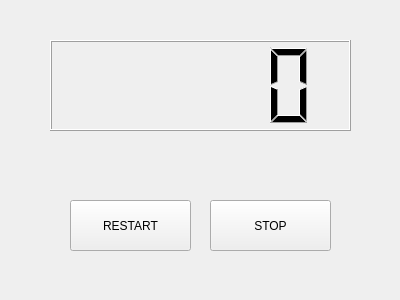
<?xml version="1.0" encoding="UTF-8"?>
<ui version="4.0">
 <class>Counter</class>
 <widget class="QWidget" name="Counter">
  <property name="geometry">
   <rect>
    <x>0</x>
    <y>0</y>
    <width>400</width>
    <height>300</height>
   </rect>
  </property>
  <property name="windowTitle">
   <string>Counter</string>
  </property>
  <widget class="QPushButton" name="button">
   <property name="geometry">
    <rect>
     <x>210</x>
     <y>200</y>
     <width>121</width>
     <height>51</height>
    </rect>
   </property>
   <property name="text">
    <string>STOP</string>
   </property>
  </widget>
  <widget class="QLCDNumber" name="lcdNumber">
   <property name="geometry">
    <rect>
     <x>50</x>
     <y>40</y>
     <width>301</width>
     <height>91</height>
    </rect>
   </property>
  </widget>
  <widget class="QPushButton" name="restart">
   <property name="geometry">
    <rect>
     <x>70</x>
     <y>200</y>
     <width>121</width>
     <height>51</height>
    </rect>
   </property>
   <property name="text">
    <string>RESTART</string>
   </property>
  </widget>
 </widget>
 <resources/>
 <connections/>
</ui>
